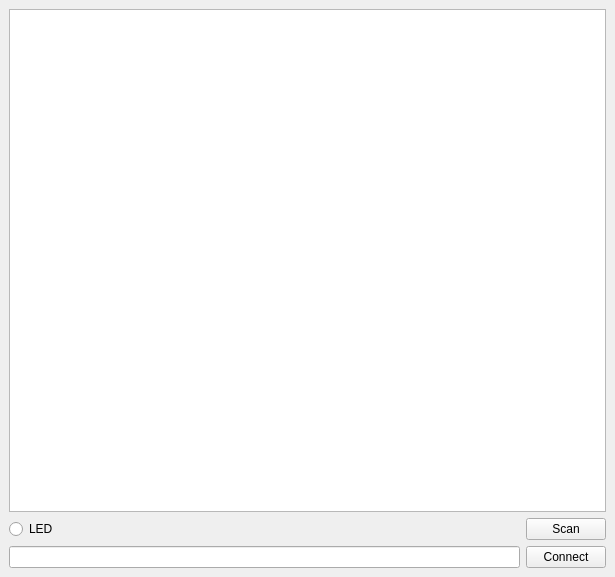
<?xml version="1.0" encoding="UTF-8"?>
<ui version="4.0">
 <class>MainWindow</class>
 <widget class="QMainWindow" name="MainWindow">
  <property name="geometry">
   <rect>
    <x>0</x>
    <y>0</y>
    <width>615</width>
    <height>577</height>
   </rect>
  </property>
  <property name="windowTitle">
   <string>MainWindow</string>
  </property>
  <widget class="QWidget" name="centralwidget">
   <layout class="QGridLayout" name="gridLayout">
    <item row="0" column="0">
     <widget class="QTableWidget" name="devicesTable">
      <property name="sizePolicy">
       <sizepolicy hsizetype="Ignored" vsizetype="Expanding">
        <horstretch>0</horstretch>
        <verstretch>0</verstretch>
       </sizepolicy>
      </property>
      <property name="editTriggers">
       <set>QAbstractItemView::EditTrigger::NoEditTriggers</set>
      </property>
      <attribute name="horizontalHeaderVisible">
       <bool>true</bool>
      </attribute>
      <attribute name="horizontalHeaderHighlightSections">
       <bool>false</bool>
      </attribute>
      <attribute name="horizontalHeaderShowSortIndicator" stdset="0">
       <bool>false</bool>
      </attribute>
      <attribute name="verticalHeaderVisible">
       <bool>false</bool>
      </attribute>
      <attribute name="verticalHeaderHighlightSections">
       <bool>false</bool>
      </attribute>
     </widget>
    </item>
    <item row="16" column="0">
     <layout class="QVBoxLayout" name="verticalLayout">
      <item>
       <layout class="QHBoxLayout" name="horizontalLayout">
        <item>
         <widget class="QLineEdit" name="devNameEdit">
          <property name="text">
           <string/>
          </property>
         </widget>
        </item>
        <item alignment="Qt::AlignmentFlag::AlignRight">
         <widget class="QPushButton" name="connectBtn">
          <property name="text">
           <string>Connect</string>
          </property>
         </widget>
        </item>
       </layout>
      </item>
     </layout>
    </item>
    <item row="1" column="0">
     <layout class="QHBoxLayout" name="horizontalLayout_2">
      <item>
       <widget class="QRadioButton" name="ledRadBtn">
        <property name="text">
         <string>LED</string>
        </property>
       </widget>
      </item>
      <item alignment="Qt::AlignmentFlag::AlignHCenter">
       <widget class="WaitIndicator" name="waitIndicator" native="true">
        <property name="maximumSize">
         <size>
          <width>0</width>
          <height>16777215</height>
         </size>
        </property>
       </widget>
      </item>
      <item alignment="Qt::AlignmentFlag::AlignRight">
       <widget class="QPushButton" name="scanBtn">
        <property name="text">
         <string>Scan</string>
        </property>
       </widget>
      </item>
     </layout>
    </item>
   </layout>
  </widget>
  <widget class="QMenuBar" name="menubar">
   <property name="geometry">
    <rect>
     <x>0</x>
     <y>0</y>
     <width>615</width>
     <height>21</height>
    </rect>
   </property>
  </widget>
 </widget>
 <customwidgets>
  <customwidget>
   <class>WaitIndicator</class>
   <extends>QWidget</extends>
   <header>waitindicator.h</header>
   <container>1</container>
  </customwidget>
 </customwidgets>
 <resources/>
 <connections/>
</ui>
